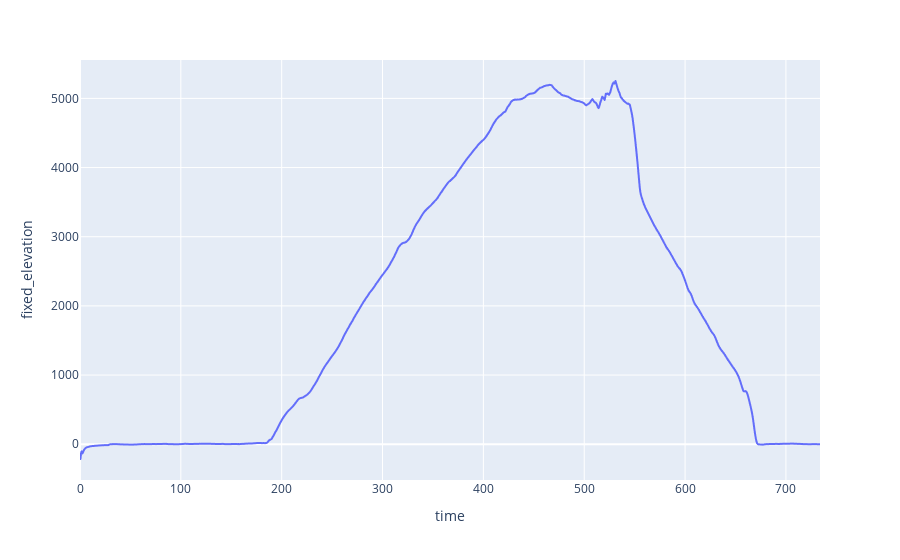

The notebook cell saved with this chart:
### Code cell
fig = px.line(df, x="time", y="fixed_elevation")
fig.update_traces(mode="lines")
fig.update_xaxes(showspikes=True, spikecolor="black", spikethickness=0.5)
fig.update_yaxes(showspikes=True, spikecolor="black", spikethickness=0.5)
fig.show()

### Figure 1 — Plotly figure (JSON) as saved in the notebook; plotly's stock layout.template omitted (floating-point values rounded to 4 significant figures; data arrays with more than 128 entries replaced by an {"elided": "..."} marker saying what was removed)
{"data": [{"hovertemplate": "time=%{x}<br>fixed_elevation=%{y}<extra></extra>", "legendgroup": "", "line": {"color": "#636efa", "dash": "solid"}, "marker": {"symbol": "circle"}, "mode": "lines", "name": "", "showlegend": false, "type": "scattergl", "x": {"elided": "3670 float values"}, "xaxis": "x", "y": {"elided": "3670 float values"}, "yaxis": "y"}], "layout": {"legend": {"tracegroupgap": 0}, "margin": {"t": 60}, "xaxis": {"anchor": "y", "domain": [0, 1], "showspikes": true, "spikecolor": "black", "spikethickness": 0.5, "title": {"text": "time"}}, "yaxis": {"anchor": "x", "domain": [0, 1], "showspikes": true, "spikecolor": "black", "spikethickness": 0.5, "title": {"text": "fixed_elevation"}}}}
